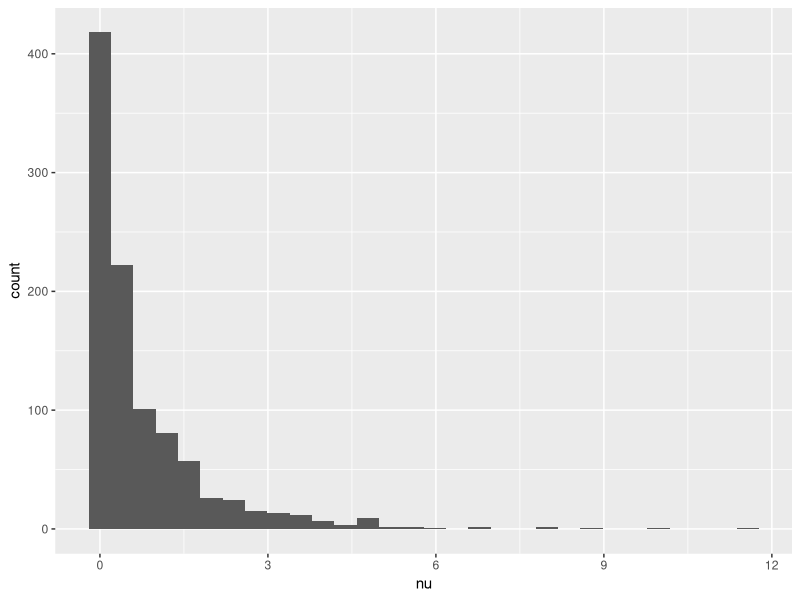

Generate this figure with R: (Note: this script raises an error after producing the figure.)
# This function simulates a gathering of size N drawn from a source population
# in which the prevalence of susceptibility and infection are given by ps and pi
# respectively. The function also allows us to specify the distribution for nu.
dgp <- function(N,
                ps,
                pi,
                T = 1,
                D = 10,
                nu_dist = function(x)
                  rgamma(x, 0.45, 0.58)) {  # <-- This can be changed to whatever distribution we want!
  # draw random sample of attendees from population of
  # 1. susceptibles 
  # 2. infecteds
  # 3. recovereds
  y <- rmultinom(1, N, c(ps, pi, 1 - ps - pi))
  y <- as.vector(y)
  
  # rename to reflect compartments
  names(y) <- c("S", "I", "R")
  
  # draw infectiousness (nu) for each infected
  nu <- nu_dist(y["I"]) 
  
  # calculate probability of infection assuming homogeneous mixing
  q <- 1 - exp(-sum(nu) * (T/D))
  
  # flip S q-probability coins to determine number who get infected
  delta <- rbinom(1, y["S"], q)
  
  # return results
  return(list(
    "y" = y,
    "q" = q,
    "delta" = delta
  ))
}


library(ggplot2)

df <- data.frame(
  nu = rgamma(1000, 0.45, 0.58)
)

ggplot(df, aes(x = nu)) + 
  geom_histogram()

df <- 
expand.grid(
  N = seq(2, 100),
  pi = seq(0.001, 0.09, 0.001)
)

df$delta <-
  map2_dbl(df$N,
       df$pi,
       function(x, y) {
         replicate(1000, {
           sim <- dgp(x, 0.9, y)
           sim$delta
         }) %>% mean()
       })
  
ggplot(filter(df, N <= 20), aes(x = N, y = pi, z = delta)) +
  geom_contour_filled(binwidth = 1)
  

df <- 
  expand.grid(
    N = seq(2, 20),
    pi = seq(0.001, 0.09, 0.001),
    phi = seq(0.1, 0.5, 0.1),
    r0 = seq(0.5, 2.5, 0.5)
  )

pb <- txtProgressBar(max = nrow(df), initial = NA, style = 3)

df$delta <-
  pmap_dbl(
  list(
    N = df$N,
    pi = df$pi,
    phi = df$phi,
    r0 = df$r0
  ),
  function(N, pi, phi, r0) {
    i <- getTxtProgressBar(pb)
    setTxtProgressBar(pb, ifelse(is.na(i), 1, i + 1))
    replicate(1000, {
      sim <- dgp(N, 0.9, pi, nu_dist = function(x) rgamma(x, phi, r0))
      sim$delta
    }) %>% mean()
  })

ggplot(df, aes(x = N, y = pi, z = delta)) +
  facet_grid(r0 ~ phi) +
  geom_contour_filled(binwidth = 1)



